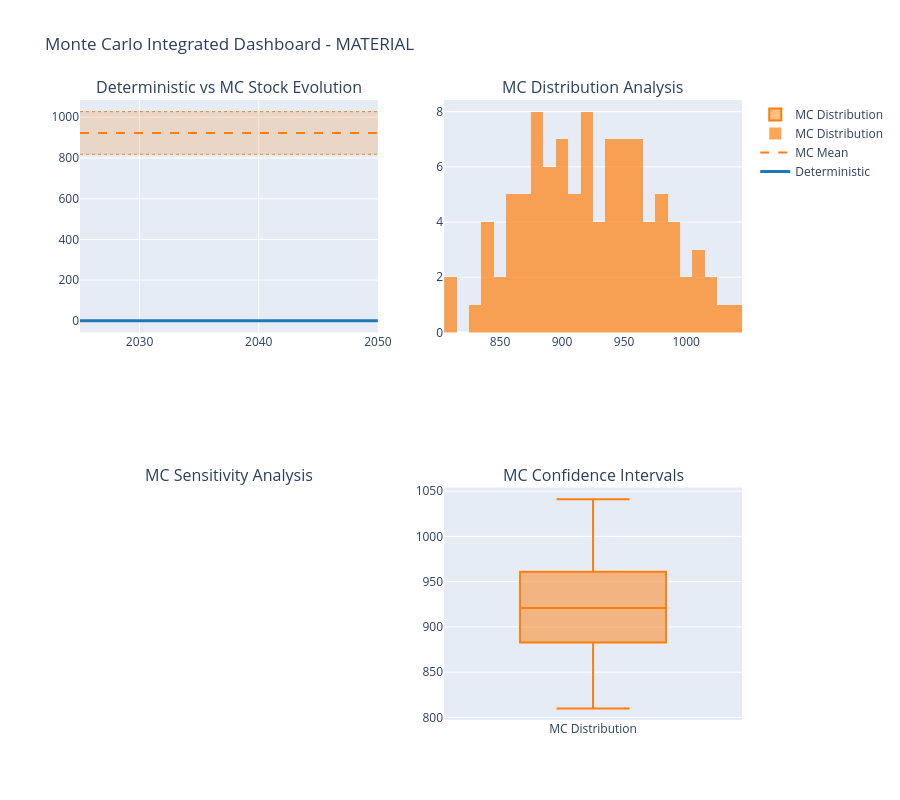

Source (notebook cell):
### Code cell
print("🎲 Creating integrated Monte Carlo dashboard...")
try:
    # Create sample MC results for demonstration (replace with actual MC data)
    if has_mc:
        # Generate sample MC results for demonstration
        n_iterations = 100
        mc_results = pd.DataFrame({
            'iteration': range(n_iterations),
            'Total_Stock_material': np.random.normal(924.6, 50, n_iterations),
            'Total_Stock_WC': np.random.normal(0, 5, n_iterations),
            'Total_Stock_DM': np.random.normal(0, 5, n_iterations),
            'Total_Stock_CC': np.random.normal(0, 2, n_iterations),
            'parameter_1': np.random.uniform(0.8, 1.2, n_iterations),
            'parameter_2': np.random.uniform(0.9, 1.1, n_iterations)
        })
        
        # Use the new integrated MC dashboard
        plotting.plot_monte_carlo_integrated_dashboard(
            mfa_system_with_results, mc_results, dsm_params, fomp_params
        )
        print("✅ Integrated Monte Carlo dashboard created")
        print("   📊 4-Panel Layout: Deterministic vs MC, Distribution, Sensitivity, Confidence")
        print("   🎯 Features: Real-time updates, confidence intervals, error bands")
        print("   📈 Analysis: Parameter sensitivity, correlation matrices")
    else:
        print("ℹ️ Monte Carlo analysis not available (no uncertainty parameters)")
        print("   To enable MC analysis, add uncertainty parameters to your input file.")
except Exception as e:
    print(f"⚠️ Could not create Monte Carlo dashboard: {e}")
    import traceback
    traceback.print_exc()

### Figure 1 — Plotly figure (JSON) as saved in the notebook; plotly's stock layout.template omitted (floating-point values rounded to 4 significant figures)
{"data": [{"line": {"color": "#1f77b4", "width": 3}, "mode": "lines", "name": "Deterministic", "showlegend": true, "type": "scatter", "x": [2025, 2026, 2027, 2028, 2029, 2030, 2031, 2032, 2033, 2034, 2035, 2036, 2037, 2038, 2039, 2040, 2041, 2042, 2043, 2044, 2045, 2046, 2047, 2048, 2049, 2050], "xaxis": "x", "y": [0, -3.553e-15, 0, 0, 0, 0, -2.842e-14, -2.842e-14, -2.842e-14, -2.842e-14, -5.684e-14, -5.684e-14, 0, 0, 5.684e-14, 0, 0, 0, 0, 0, 0, 0, 0, 0, 0, 1.137e-13], "yaxis": "y"}, {"line": {"color": "#ff7f0e", "dash": "dash", "width": 2}, "mode": "lines", "name": "MC Mean", "showlegend": true, "type": "scatter", "x": [2025, 2026, 2027, 2028, 2029, 2030, 2031, 2032, 2033, 2034, 2035, 2036, 2037, 2038, 2039, 2040, 2041, 2042, 2043, 2044, 2045, 2046, 2047, 2048, 2049, 2050], "xaxis": "x", "y": [923.0, 923.0, 923.0, 923.0, 923.0, 923.0, 923.0, 923.0, 923.0, 923.0, 923.0, 923.0, 923.0, 923.0, 923.0, 923.0, 923.0, 923.0, 923.0, 923.0, 923.0, 923.0, 923.0, 923.0, 923.0, 923.0], "yaxis": "y"}, {"line": {"color": "#ff7f0e", "dash": "dot", "width": 1}, "mode": "lines", "name": "MC +2σ", "showlegend": false, "type": "scatter", "x": [2025, 2026, 2027, 2028, 2029, 2030, 2031, 2032, 2033, 2034, 2035, 2036, 2037, 2038, 2039, 2040, 2041, 2042, 2043, 2044, 2045, 2046, 2047, 2048, 2049, 2050], "xaxis": "x", "y": [1028.0, 1028.0, 1028.0, 1028.0, 1028.0, 1028.0, 1028.0, 1028.0, 1028.0, 1028.0, 1028.0, 1028.0, 1028.0, 1028.0, 1028.0, 1028.0, 1028.0, 1028.0, 1028.0, 1028.0, 1028.0, 1028.0, 1028.0, 1028.0, 1028.0, 1028.0], "yaxis": "y"}, {"fill": "tonexty", "fillcolor": "rgba(255,127,14,0.2)", "line": {"color": "#ff7f0e", "dash": "dot", "width": 1}, "mode": "lines", "name": "MC -2σ", "showlegend": false, "type": "scatter", "x": [2025, 2026, 2027, 2028, 2029, 2030, 2031, 2032, 2033, 2034, 2035, 2036, 2037, 2038, 2039, 2040, 2041, 2042, 2043, 2044, 2045, 2046, 2047, 2048, 2049, 2050], "xaxis": "x", "y": [818.2, 818.2, 818.2, 818.2, 818.2, 818.2, 818.2, 818.2, 818.2, 818.2, 818.2, 818.2, 818.2, 818.2, 818.2, 818.2, 818.2, 818.2, 818.2, 818.2, 818.2, 818.2, 818.2, 818.2, 818.2, 818.2], "yaxis": "y"}, {"marker": {"color": "#ff7f0e"}, "name": "MC Distribution", "nbinsx": 30, "opacity": 0.7, "type": "histogram", "x": [1018.0, 928.5, 859.2, 932.0, 901.8, 947.7, 973.4, 936.8, 859.3, 977.5, 1041.0, 908.6, 860.7, 951.8, 868.8, 883.8, 877.3, 932.1, 959.5, 845.5, 866.5, 886.6, 985.0, 877.5, 874.0, 940.5, 905.2, 1028.0, 997.8, 974.5, 1011.0, 949.2, 962.7, 963.0, 968.2, 838.0, 937.6, 934.7, 977.0, 846.4, 895.4, 921.6, 890.8, 937.8, 879.0, 949.4, 893.9, 901.9, 891.6, 990.7, 954.0, 872.6, 839.3, 918.6, 864.4, 922.3, 810.0, 811.9, 980.2, 862.5, 870.2, 963.2, 958.5, 980.6, 904.9, 942.8, 969.0, 916.1, 991.2, 954.2, 959.0, 953.3, 991.8, 1007.0, 886.3, 916.2, 989.8, 905.4, 944.1, 893.6, 908.9, 883.6, 957.7, 906.6, 881.9, 876.5, 895.5, 920.4, 898.1, 1018.0, 942.5, 919.7, 844.7, 995.3, 879.2, 896.9, 923.1, 1010.0, 830.8, 836.2], "xaxis": "x2", "yaxis": "y2"}, {"boxpoints": "outliers", "marker": {"color": "#ff7f0e"}, "name": "MC Distribution", "type": "box", "xaxis": "x4", "y": [1018.0, 928.5, 859.2, 932.0, 901.8, 947.7, 973.4, 936.8, 859.3, 977.5, 1041.0, 908.6, 860.7, 951.8, 868.8, 883.8, 877.3, 932.1, 959.5, 845.5, 866.5, 886.6, 985.0, 877.5, 874.0, 940.5, 905.2, 1028.0, 997.8, 974.5, 1011.0, 949.2, 962.7, 963.0, 968.2, 838.0, 937.6, 934.7, 977.0, 846.4, 895.4, 921.6, 890.8, 937.8, 879.0, 949.4, 893.9, 901.9, 891.6, 990.7, 954.0, 872.6, 839.3, 918.6, 864.4, 922.3, 810.0, 811.9, 980.2, 862.5, 870.2, 963.2, 958.5, 980.6, 904.9, 942.8, 969.0, 916.1, 991.2, 954.2, 959.0, 953.3, 991.8, 1007.0, 886.3, 916.2, 989.8, 905.4, 944.1, 893.6, 908.9, 883.6, 957.7, 906.6, 881.9, 876.5, 895.5, 920.4, 898.1, 1018.0, 942.5, 919.7, 844.7, 995.3, 879.2, 896.9, 923.1, 1010.0, 830.8, 836.2], "yaxis": "y4"}], "layout": {"annotations": [{"font": {"size": 16}, "showarrow": false, "text": "Deterministic vs MC Stock Evolution", "x": 0.225, "xanchor": "center", "xref": "paper", "y": 1, "yanchor": "bottom", "yref": "paper"}, {"font": {"size": 16}, "showarrow": false, "text": "MC Distribution Analysis", "x": 0.775, "xanchor": "center", "xref": "paper", "y": 1, "yanchor": "bottom", "yref": "paper"}, {"font": {"size": 16}, "showarrow": false, "text": "MC Sensitivity Analysis", "x": 0.225, "xanchor": "center", "xref": "paper", "y": 0.375, "yanchor": "bottom", "yref": "paper"}, {"font": {"size": 16}, "showarrow": false, "text": "MC Confidence Intervals", "x": 0.775, "xanchor": "center", "xref": "paper", "y": 0.375, "yanchor": "bottom", "yref": "paper"}], "height": 800, "showlegend": true, "title": {"text": "Monte Carlo Integrated Dashboard - MATERIAL"}, "xaxis": {"anchor": "y", "domain": [0, 0.45]}, "xaxis2": {"anchor": "y2", "domain": [0.55, 1]}, "xaxis3": {"anchor": "y3", "domain": [0, 0.45]}, "xaxis4": {"anchor": "y4", "domain": [0.55, 1]}, "yaxis": {"anchor": "x", "domain": [0.625, 1]}, "yaxis2": {"anchor": "x2", "domain": [0.625, 1]}, "yaxis3": {"anchor": "x3", "domain": [0, 0.375]}, "yaxis4": {"anchor": "x4", "domain": [0, 0.375]}}}
